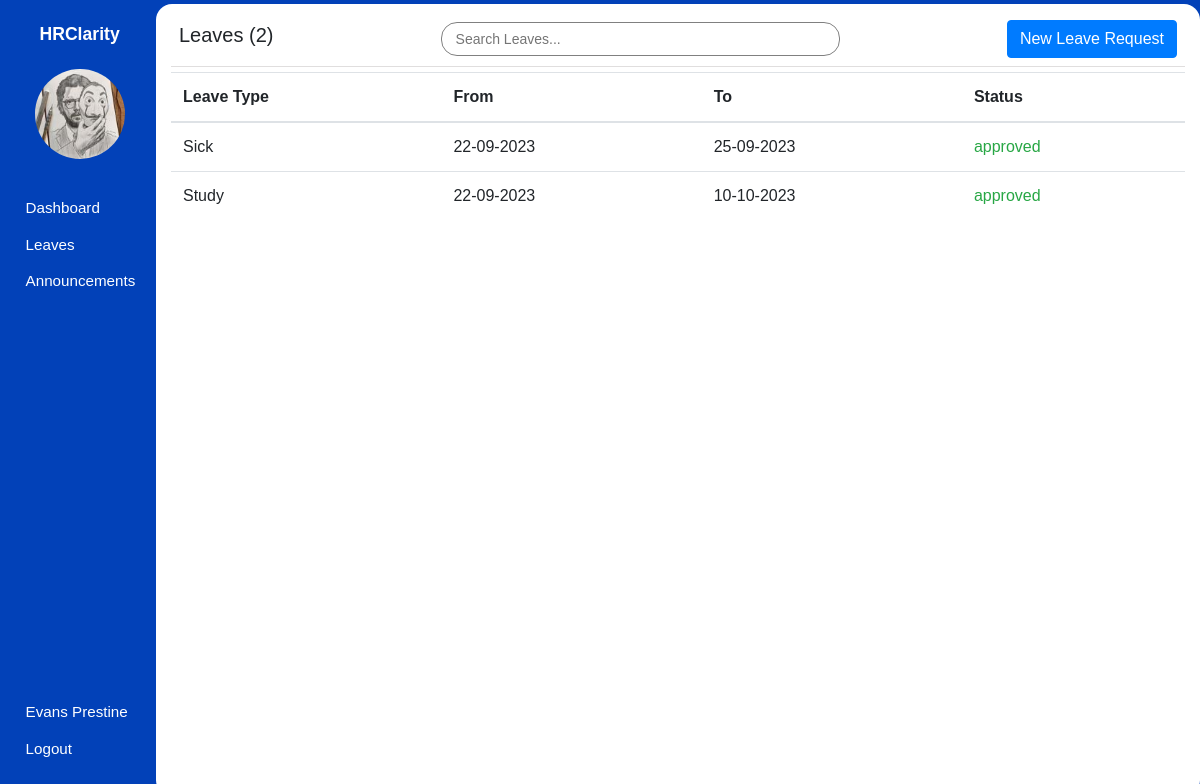
Before: /employee/leaves (signed in) with the older database file.
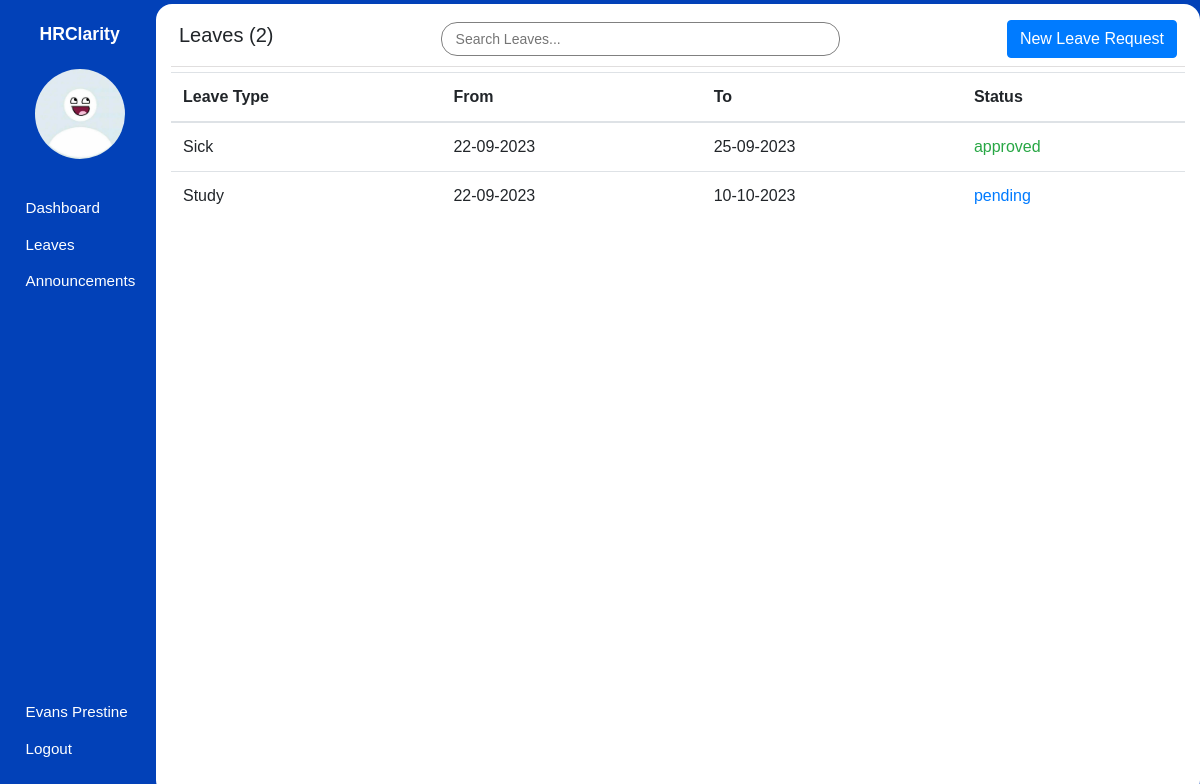
After: the same page with the newer database file.
### hrms/models.py (models this page shows, shortened)
class User(db.Model, UserMixin):
    id = db.Column(db.Integer, primary_key=True)
    first_name = db.Column(db.String(80), nullable=False)
    last_name = db.Column(db.String(120), nullable=False)
    dob = db.Column(db.Date, nullable=False)
    gender = db.Column(db.String(7), nullable=False)
    email_address = db.Column(db.String(120), nullable=False)
    phone_number = db.Column(db.String(20), nullable=False)
    national_id = db.Column(db.Integer, nullable=False)
    user_level = db.Column(db.Integer, nullable=False, default=1)
    user_type = db.Column(db.String(10), nullable=False, default='employee')
    password = db.Column(db.String(60), nullable=False)
    image_file = db.Column(db.String(20), nullable=False, default='default.jpg')
    leaves = db.relationship('Leave')
    occupation_id = db.Column(db.Integer, db.ForeignKey('occupation.id'), nullable=False)

class Leave(db.Model):
    id = db.Column(db.Integer, primary_key=True)
    leave_type = db.Column(db.String(40), nullable=False)
    from_date = db.Column(db.Date)
    to_date = db.Column(db.Date)
    status = db.Column(db.String(12), default='pending')
    created_at = db.Column(db.DateTime, default=datetime.utcnow)
    employee_id = db.Column(db.Integer, db.ForeignKey('user.id'), nullable=False)

### hrms/leaves/routes.py (the view)
@leaves.route('/employee/leaves')
@login_required
def employee_view_leaves():
    if current_user.is_authenticated:
        user = current_user.id
        leaves = Leave.query.filter_by(employee_id=user).order_by(Leave.created_at.desc()).all()
        leaves_count = len(leaves)
        return render_template('employee/leaves.html', page_title='Employee Leaves', leaves=leaves, leaves_count=leaves_count, user=current_user)

### hrms/models.py (called while the page is built)
@login_manager.user_loader
def load_user(user_id):
    user = User.query.filter_by(id=user_id).first()
    return user

### hrms/templates/employee/leaves.html (shortened to what this page needs)
{% extends 'main_layout.html' %} {% block body %}
<section class="app">
  {% include "aside.html" %}
  <main>
    <div class="main_container container-fluid pt-2">
      <div class="header p-2 d-flex justify-content-between align-items-center">
        <h5>Leaves ({{ leaves_count }})</h5>
        <input
          type="text"
          id="myInput"
          onkeyup="searchFunction()"
          placeholder="Search Leaves..."
          class="form-control-sm"
        />
        <a
          href="{{ url_for('leaves.make_leave_request') }}"
          class="btn btn-primary"
          >New Leave Request</a
        >
      </div>
      <div class="leaves_wrapper">
        <table class="table table-hover">
          <thead>
            <tr>
              <th>Leave Type</th>
              <th>From</th>
              <th>To</th>
              <th>Status</th>
            </tr>
          </thead>
          <tbody>
            {% for leave in leaves %}
            <tr class="searchable">
              <td>{{ leave.leave_type }}</td>
              <td>{{ leave.from_date.strftime('%d-%m-%Y') }}</td>
              <td>{{ leave.to_date.strftime('%d-%m-%Y') }}</td>
              <td
                class="{% if leave.status == 'pending' %}text-primary{% elif leave.status == 'approved'%}text-success{%else%}text-danger{% endif %}"
              >
                {{ leave.status }}
              </td>
            </tr>
            {% endfor %}
          </tbody>
        </table>
      </div>
    </div>
  </main>
</section>
{% endblock body %}

### hrms/templates/aside.html (shortened to what this page needs)
<aside>
  <h1 class="mt-3">HRClarity</h1>
  <div class="container text-center mt-4">
    <img src="{{ url_for('static', filename='images/profile_pictures/' ~ current_user.image_file ) }}" alt="Employee" class="rounded-circle" width="90" height="90" />
  </div>
  <div class="links">
    <ul>
      {% if current_user.user_level == 1 %}
        <li>
            <a href="{{ url_for('employee.employee_dashboard') }}">
                <span class="icon icon-home"></span>
                <span>Dashboard</span>
            </a>
        </li>
        <li>
            <a href="{{ url_for('leaves.employee_view_leaves') }}">
                <span class="icon icon-car"></span>
                <span>Leaves</span>
            </a>
        </li>
        <li>
            <a href="{{ url_for('announcements.employee_view_announcements') }}">
                <span class="icon icon-speaker"></span>
                <span>Announcements</span>
            </a>
        </li>
      {% endif %}
    </ul>
    <ul>
      <li>
        <a href="{{ url_for('user.profile_settings', employee_id=current_user.id) }}">
            <span class="icon icon-user"></span>
            <span>{{ user.first_name }} {{ user.last_name }}</span>
        </a>
      </li>
      <li>
        <a href="{{ url_for('user.logout') }}">
            <span class="icon icon-power-off"></span>
            <span>Logout</span>
        </a>
      </li>
    </ul>
  </div>
</aside>

Changed rows visible on the page:
changed User "Evans": image_file: picture removed, a placeholder shows
changed Leave "Study": status "approved" → "pending"
